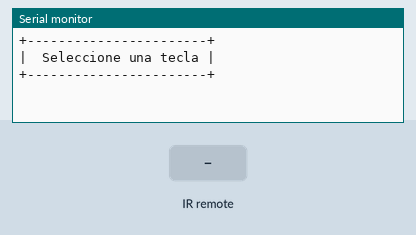
Simulated run of this sketch. Board: Arduino Uno, built with avr-gcc and run on an emulated ATmega328P. On the bench: the last lines printed to the serial monitor. The inputs (shaded band) are chosen by the test bench.

Above: at 1.2 s.
1.3 s: infrared code 0xFFA25D received
At 2.2 s:
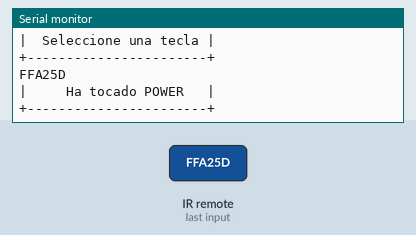
2.8 s: infrared code 0xFF6897 received
At 3.3 s:
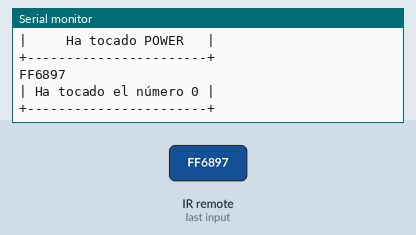
4.3 s: infrared code 0xFF30CF received
At 5.5 s:
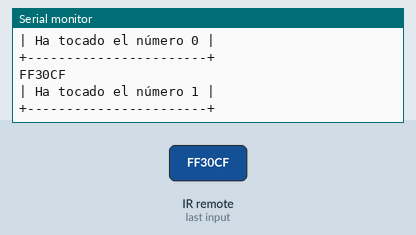
5.8 s: infrared code 0xFF18E7 received
At 6.8 s:
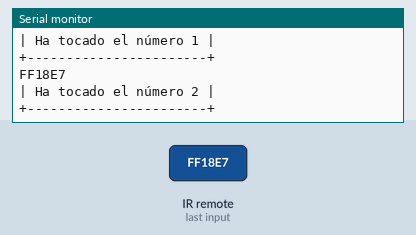
7.3 s: infrared code 0xFF7A85 received
At 8.0 s:
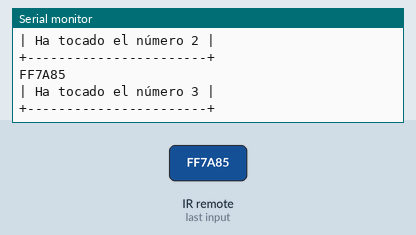
8.8 s: infrared code 0xFF10EF received
At 10.3 s:
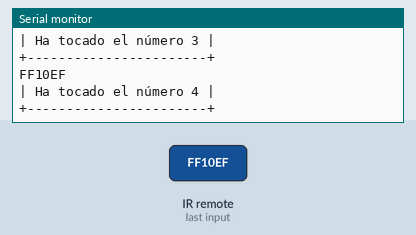
Timing chart, 0 to 11.3 s (numbered marks = the images above; inputs shaded):
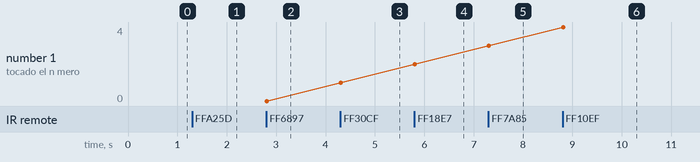

The sketch:

Modulo_IR_Switch.ino
```cpp
/*
 * Recordar que si cambiamos de control, sin dudas tenga otros numeros hexadecimales
 */

#include <IRremote.h>
int pinIR = 8;      // PIN de entrada Digital
IRrecv recibe(pinIR);       // Objeto del receptor infrarojo.
decode_results resultados; //Para obtener el resultado del decodificador

void setup() {

  Serial.begin(9600);
  recibe.enableIRIn();
  Serial.println("+-----------------------+");
  Serial.println("|  Seleccione una tecla |");
  Serial.println("+-----------------------+\n");
}

void loop() {
//Si el objteto "recibe" obtiene el resultado del codificador
  if (recibe.decode(&resultados)){
    Serial.println(resultados.value,HEX);//Para ver el número hexadecimal de la tecla que se presione

//Según el hexadecimal que obtengamos, vamos a ejecutar diferentes instrucciones.
        switch (resultados.value){

            case 0xFFA25D:
              Serial.println("|     Ha tocado POWER   |");
              Serial.println("+-----------------------+");
                break;
            case 0xFF6897:
              Serial.println("| Ha tocado el número 0 |");
              Serial.println("+-----------------------+");
                break;
            case 0xFF30CF:
              Serial.println("| Ha tocado el número 1 |");
              Serial.println("+-----------------------+");
                break;
            case 0xFF18E7:
              Serial.println("| Ha tocado el número 2 |");
              Serial.println("+-----------------------+");
                break;
            case 0xFF7A85:
              Serial.println("| Ha tocado el número 3 |");
              Serial.println("+-----------------------+");
                break;
            case 0xFF10EF:
              Serial.println("| Ha tocado el número 4 |");
              Serial.println("+-----------------------+");
                break;
            case 0xFF38C7:
              Serial.println("| Ha tocado el número 5 |");
              Serial.println("+-----------------------+");
                break;
            case 0xFF5AA5:
              Serial.println("| Ha tocado el número 6 |");
              Serial.println("+-----------------------+");
                break;
            case 0xFF42BD:
              Serial.println("| Ha tocado el número 7 |");
              Serial.println("+-----------------------+");
                break;
            case 0xFF4AB5:
              Serial.println("| Ha tocado el número 8 |");
              Serial.println("+-----------------------+");
                break;
            case 0xFF52AD:
              Serial.println("| Ha tocado el número 9 |");
              Serial.println("+-----------------------+");
                break;
            case 0xFF629D:
              Serial.println("|    Ha tocado VOL +    |");
              Serial.println("+-----------------------+");
                break;
            case 0xFFA857:
              Serial.println("|    Ha tocado VOL -    |");
              Serial.println("+-----------------------+");
                break;
            case 0xFF906F:
              Serial.println("|    Ha tocado SUBIR    |");
              Serial.println("+-----------------------+");
                break;
            case 0xFFE01F:
              Serial.println("|    Ha tocado BAJAR    |");
              Serial.println("+-----------------------+");
                break;
            case 0xFF02FD:
              Serial.println("| Ha tocado PLAY|PAUSE  |");
              Serial.println("+-----------------------+");
                break;
            case 0xFFC23D:
              Serial.println("|  Ha tocado ADELANTAR  |");
              Serial.println("+-----------------------+");
                break;
            case 0xFF22DD:
              Serial.println("|  Ha tocado RETRASAR   |");
              Serial.println("+-----------------------+");
                break;

       default://Se comenta para evitar que el usuario vea siempre un mensaje de error mientras haya interferencia
            case UNKNOWN:
              Serial.println("Tecla inválida...");
                break;

          }

    recibe.resume(); //Se pone a la espera de una tecla...
    delay(100);
    }
}
```

Measured:
- after the input at 1.3 s, the serial monitor: prints a new line at once (image 1)
- after the input at 2.8 s, the serial monitor: prints a new line at once (image 2)
- after the input at 4.3 s, the serial monitor: prints a new line at once (image 3)
- after the input at 5.8 s, the serial monitor: prints a new line at once (image 4)
- after the input at 7.3 s, the serial monitor: prints a new line at once (image 5)
- after the input at 8.8 s, the serial monitor: prints a new line at once (image 6)
- plotted number 1: 0 → 1 after the input at 4.3 s, 1 → 2 after the input at 5.8 s, 2 → 3 after the input at 7.3 s, 3 → 4 after the input at 8.8 s
